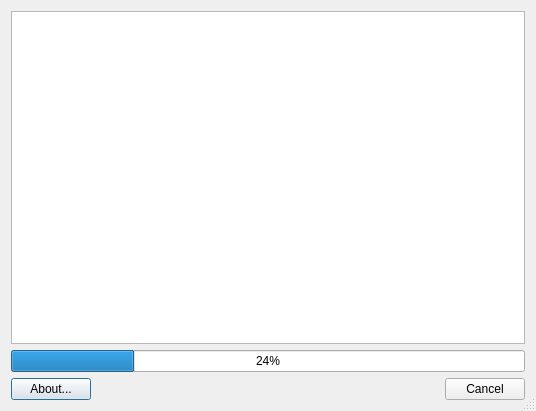
<?xml version="1.0" encoding="UTF-8"?>
<ui version="4.0">
 <class>CheckerDialog</class>
 <widget class="QDialog" name="CheckerDialog">
  <property name="geometry">
   <rect>
    <x>0</x>
    <y>0</y>
    <width>536</width>
    <height>411</height>
   </rect>
  </property>
  <property name="windowTitle">
   <string>SimpleHasher</string>
  </property>
  <property name="windowIcon">
   <iconset resource="rsc/resources.qrc">
    <normaloff>:/SimpleHasher/application.svg</normaloff>:/SimpleHasher/application.svg</iconset>
  </property>
  <property name="sizeGripEnabled">
   <bool>true</bool>
  </property>
  <property name="modal">
   <bool>true</bool>
  </property>
  <layout class="QVBoxLayout" name="verticalLayout">
   <item>
    <widget class="QTableView" name="m_hashTable"/>
   </item>
   <item>
    <widget class="QProgressBar" name="m_progress">
     <property name="value">
      <number>24</number>
     </property>
     <property name="alignment">
      <set>Qt::AlignCenter</set>
     </property>
    </widget>
   </item>
   <item>
    <layout class="QHBoxLayout" name="horizontalLayout">
     <property name="topMargin">
      <number>0</number>
     </property>
     <item>
      <widget class="QPushButton" name="m_about">
       <property name="text">
        <string>About...</string>
       </property>
       <property name="icon">
        <iconset resource="rsc/resources.qrc">
         <normaloff>:/SimpleHasher/information.svg</normaloff>:/SimpleHasher/information.svg</iconset>
       </property>
      </widget>
     </item>
     <item>
      <spacer name="horizontalSpacer">
       <property name="orientation">
        <enum>Qt::Horizontal</enum>
       </property>
       <property name="sizeHint" stdset="0">
        <size>
         <width>40</width>
         <height>20</height>
        </size>
       </property>
      </spacer>
     </item>
     <item>
      <widget class="QPushButton" name="m_cancel_exit">
       <property name="text">
        <string>Cancel</string>
       </property>
       <property name="icon">
        <iconset resource="rsc/resources.qrc">
         <normaloff>:/SimpleHasher/cancel.svg</normaloff>:/SimpleHasher/cancel.svg</iconset>
       </property>
      </widget>
     </item>
    </layout>
   </item>
  </layout>
 </widget>
 <resources>
  <include location="rsc/resources.qrc"/>
 </resources>
 <connections/>
</ui>
